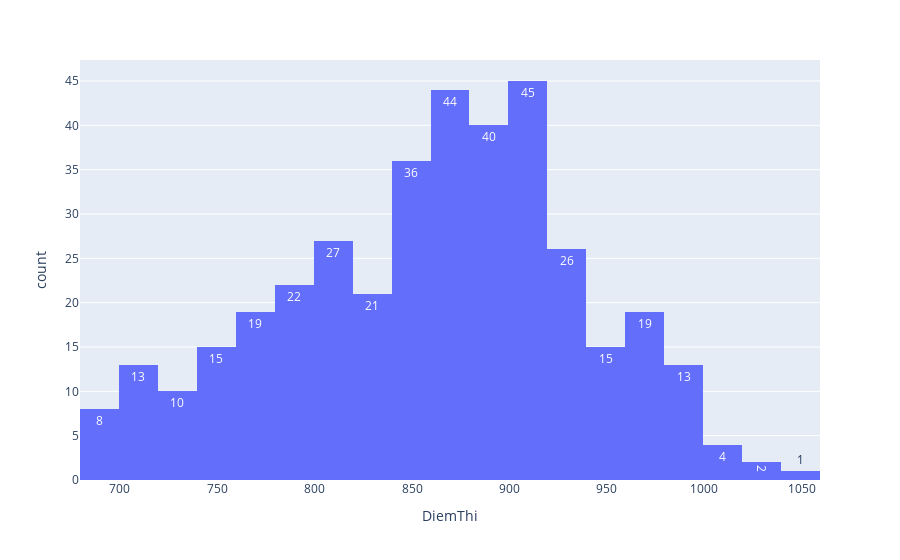

Notebook cell for this chart:
### Code cell
fig = px.histogram(thisinh.loc[thisinh["DienThiSinh"] == "ĐGNL"], x = "DiemThi", text_auto=True)
fig

### Figure 1 — Plotly figure (JSON) as saved in the notebook; plotly's stock layout.template omitted (floating-point values rounded to 4 significant figures; data arrays with more than 128 entries replaced by an {"elided": "..."} marker saying what was removed)
{"data": [{"alignmentgroup": "True", "bingroup": "x", "hovertemplate": "DiemThi=%{x}<br>count=%{y}<extra></extra>", "legendgroup": "", "marker": {"color": "#636efa", "pattern": {"shape": ""}}, "name": "", "offsetgroup": "", "orientation": "v", "showlegend": false, "texttemplate": "%{value}", "type": "histogram", "x": {"elided": "380 int values"}, "xaxis": "x", "yaxis": "y"}], "layout": {"barmode": "relative", "legend": {"tracegroupgap": 0}, "margin": {"t": 60}, "xaxis": {"anchor": "y", "domain": [0, 1], "title": {"text": "DiemThi"}}, "yaxis": {"anchor": "x", "domain": [0, 1], "title": {"text": "count"}}}}
